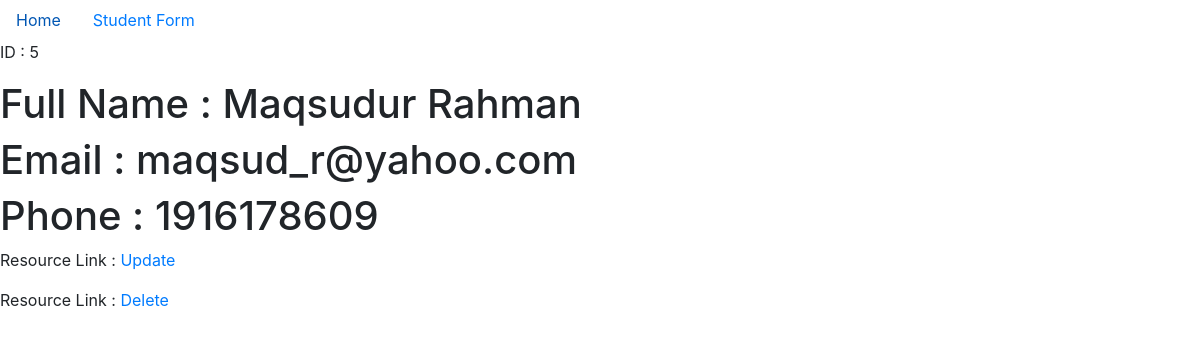
The page /student_info/5 on the database its author committed.
### first_app/models.py (models this page shows)
class Student(models.Model):
	first_name  = models.CharField(max_length=50)
	last_name	= models.CharField(max_length=50)
	email 		= models.EmailField()
	phone		= models.IntegerField()
	def __str__(self):
		return self.first_name+" "+self.last_name
	class Meta:
		verbose_name       ='Student'
		verbose_name_plural='Students'

### first_app/views.py (the view)
# urls.py: path('student_info/<int:id>', views.student_info, name='student_info'),
def student_info(request,id):
	students = Student.objects.get(pk=id)
	template ='first_app/student_info.html'
	context = {
		'title' :"Home",
		'students':students
	}
	return render(request, template,context)

### first_app/templates/first_app/student_info.html
{% extends 'first_app/base.html' %}
{% block content %}
	<p>ID : {{students.id}}</p>
	<h1>Full Name : {{students}}</h1>
	<h1>Email : {{students.email}}</h1>
	<h1>Phone : {{students.phone}}</h1>
	<p>Resource Link : <a href="{% url 'first_app:student_update' id=students.id %}">Update</a></p>
	<p>Resource Link : <a href="{% url 'first_app:student_delete' id=students.id %}">Delete</a></p>
{% endblock %}

### rows shown on the page
Student: id "5", first_name+last_name "Maqsudur Rahman", email "maqsud_r@yahoo.com", phone "1916178609"
